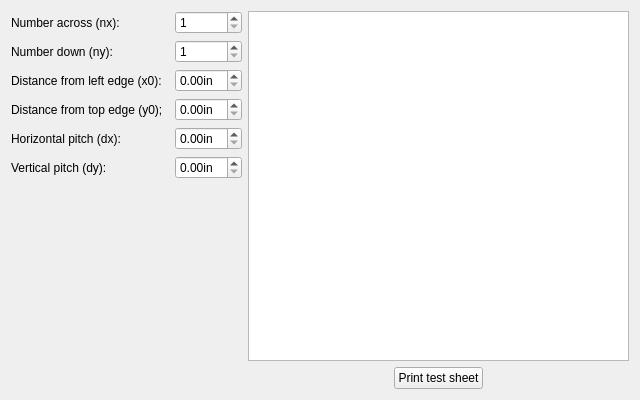
<?xml version="1.0" encoding="UTF-8"?>
<ui version="4.0">
 <class>TemplateDesignerOneLayoutPage</class>
 <widget class="QWidget" name="TemplateDesignerOneLayoutPage">
  <property name="geometry">
   <rect>
    <x>0</x>
    <y>0</y>
    <width>640</width>
    <height>400</height>
   </rect>
  </property>
  <property name="sizePolicy">
   <sizepolicy hsizetype="Minimum" vsizetype="Minimum">
    <horstretch>0</horstretch>
    <verstretch>0</verstretch>
   </sizepolicy>
  </property>
  <property name="minimumSize">
   <size>
    <width>640</width>
    <height>400</height>
   </size>
  </property>
  <property name="windowTitle">
   <string>Form</string>
  </property>
  <layout class="QGridLayout" name="gridLayout_2">
   <item row="0" column="0">
    <layout class="QGridLayout" name="gridLayout">
     <property name="horizontalSpacing">
      <number>12</number>
     </property>
     <item row="0" column="0">
      <widget class="QLabel" name="label">
       <property name="text">
        <string>Number across (nx):</string>
       </property>
      </widget>
     </item>
     <item row="0" column="1">
      <widget class="QSpinBox" name="nxSpin">
       <property name="minimum">
        <number>1</number>
       </property>
      </widget>
     </item>
     <item row="1" column="0">
      <widget class="QLabel" name="label_2">
       <property name="text">
        <string>Number down (ny):</string>
       </property>
      </widget>
     </item>
     <item row="1" column="1">
      <widget class="QSpinBox" name="nySpin">
       <property name="minimum">
        <number>1</number>
       </property>
      </widget>
     </item>
     <item row="2" column="0">
      <widget class="QLabel" name="label_3">
       <property name="text">
        <string>Distance from left edge (x0):</string>
       </property>
      </widget>
     </item>
     <item row="2" column="1">
      <widget class="QDoubleSpinBox" name="x0Spin">
       <property name="accelerated">
        <bool>true</bool>
       </property>
       <property name="suffix">
        <string notr="true">in</string>
       </property>
      </widget>
     </item>
     <item row="3" column="0">
      <widget class="QLabel" name="label_4">
       <property name="text">
        <string>Distance from top edge (y0);</string>
       </property>
      </widget>
     </item>
     <item row="3" column="1">
      <widget class="QDoubleSpinBox" name="y0Spin">
       <property name="accelerated">
        <bool>true</bool>
       </property>
       <property name="suffix">
        <string notr="true">in</string>
       </property>
      </widget>
     </item>
     <item row="4" column="0">
      <widget class="QLabel" name="label_5">
       <property name="text">
        <string>Horizontal pitch (dx):</string>
       </property>
      </widget>
     </item>
     <item row="4" column="1">
      <widget class="QDoubleSpinBox" name="dxSpin">
       <property name="accelerated">
        <bool>true</bool>
       </property>
       <property name="suffix">
        <string notr="true">in</string>
       </property>
      </widget>
     </item>
     <item row="5" column="0">
      <widget class="QLabel" name="label_6">
       <property name="text">
        <string>Vertical pitch (dy):</string>
       </property>
      </widget>
     </item>
     <item row="5" column="1">
      <widget class="QDoubleSpinBox" name="dySpin">
       <property name="accelerated">
        <bool>true</bool>
       </property>
       <property name="suffix">
        <string notr="true">in</string>
       </property>
      </widget>
     </item>
    </layout>
   </item>
   <item row="0" column="1" rowspan="2">
    <layout class="QVBoxLayout" name="verticalLayout">
     <item>
      <widget class="glabels::SimplePreview" name="preview"/>
     </item>
     <item>
      <layout class="QHBoxLayout" name="horizontalLayout">
       <item>
        <spacer name="horizontalSpacer">
         <property name="orientation">
          <enum>Qt::Horizontal</enum>
         </property>
         <property name="sizeHint" stdset="0">
          <size>
           <width>40</width>
           <height>20</height>
          </size>
         </property>
        </spacer>
       </item>
       <item>
        <widget class="QPushButton" name="printButton">
         <property name="sizePolicy">
          <sizepolicy hsizetype="Minimum" vsizetype="Fixed">
           <horstretch>0</horstretch>
           <verstretch>0</verstretch>
          </sizepolicy>
         </property>
         <property name="text">
          <string>Print test sheet</string>
         </property>
         <property name="icon">
          <iconset resource="../icons.qrc">
           <normaloff>:/icons/32x32/actions/print.svg</normaloff>:/icons/32x32/actions/print.svg</iconset>
         </property>
         <property name="iconSize">
          <size>
           <width>32</width>
           <height>32</height>
          </size>
         </property>
        </widget>
       </item>
       <item>
        <spacer name="horizontalSpacer_2">
         <property name="orientation">
          <enum>Qt::Horizontal</enum>
         </property>
         <property name="sizeHint" stdset="0">
          <size>
           <width>40</width>
           <height>20</height>
          </size>
         </property>
        </spacer>
       </item>
      </layout>
     </item>
    </layout>
   </item>
   <item row="1" column="0">
    <spacer name="verticalSpacer">
     <property name="orientation">
      <enum>Qt::Vertical</enum>
     </property>
     <property name="sizeHint" stdset="0">
      <size>
       <width>20</width>
       <height>133</height>
      </size>
     </property>
    </spacer>
   </item>
  </layout>
 </widget>
 <customwidgets>
  <customwidget>
   <class>glabels::SimplePreview</class>
   <extends>QGraphicsView</extends>
   <header>SimplePreview.h</header>
  </customwidget>
 </customwidgets>
 <resources>
  <include location="../icons.qrc"/>
 </resources>
 <connections/>
</ui>
